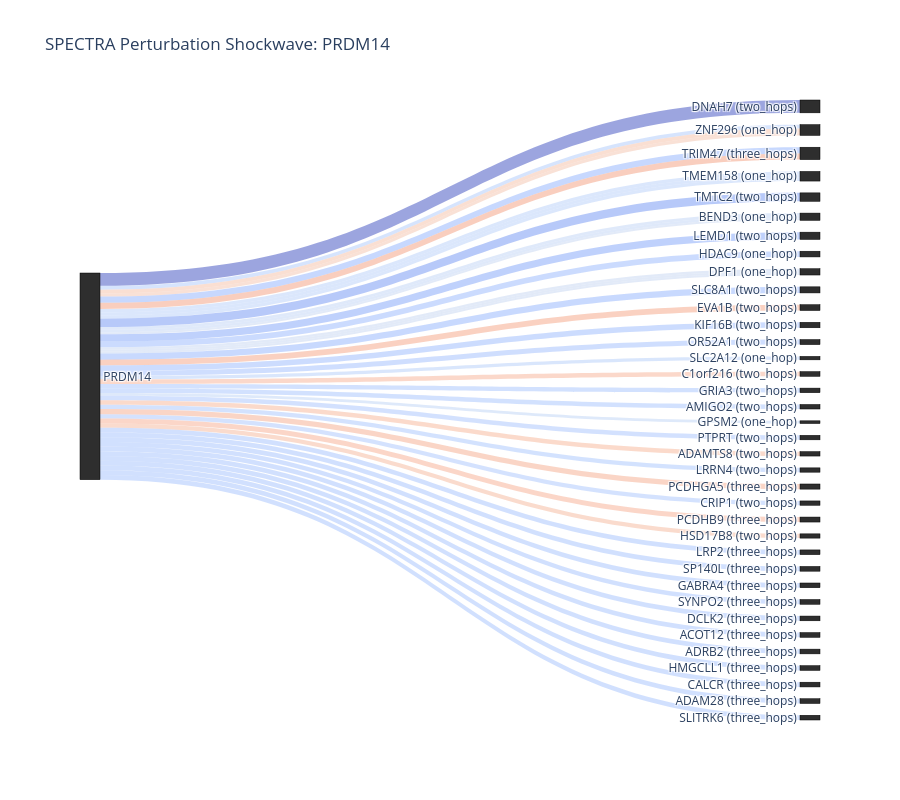

The code cell stored with this chart in its notebook:
### Code cell
import networkx as nx
import numpy as np
import matplotlib.pyplot as plt
import plotly.graph_objects as go
from tqdm import tqdm

# Assuming A_Agg, target_gene, minimum_signal, K_edges, idx_to_gene are already defined

labels = [target_gene]
label_to_idx = {target_gene: 0}
sources = []
targets = []
values = []
link_colors = []
link_customdata = [] # For tooltips

all_signed_weights = []

# --- Step 1: Collect top edges and establish global color bounds ---
top_edges_dict = {}
for current_hop in A_Agg.keys():
    A = A_Agg[current_hop]
    A_dense = A.cpu().detach().numpy()
    A_dense[np.abs(A_dense) < minimum_signal] = 0.0
    
    attention_graph = nx.from_numpy_array(A_dense, create_using=nx.DiGraph)
    attention_graph = nx.relabel_nodes(attention_graph, idx_to_gene)
    attention_graph.remove_edges_from(nx.selfloop_edges(attention_graph))
    
    try:
        subgraph = nx.ego_graph(attention_graph, target_gene, radius=1, center=True)
        edges_with_weights = [
            (u, v, data['weight'], abs(data['weight'])) 
            for u, v, data in subgraph.edges(data=True)
        ]
        # Sort by absolute magnitude
        edges_with_weights.sort(key=lambda x: x[3], reverse=True)
        top_edges = edges_with_weights[:K_edges]
        top_edges_dict[current_hop] = top_edges
        
        all_signed_weights.extend([w for _, _, w, _ in top_edges])
    except nx.NodeNotFound:
        top_edges_dict[current_hop] = []

# Define bounds for the coolwarm colormap
max_abs_w = max([abs(w) for w in all_signed_weights]) if all_signed_weights else 1.0
vmin, vmax = -max_abs_w, max_abs_w

def get_rgba_color(weight, vmin, vmax, alpha=0.5):
    """Maps a signed weight to a coolwarm RGBA string for Plotly."""
    norm_w = (weight - vmin) / (vmax - vmin)
    rgba = plt.cm.coolwarm(norm_w)
    return f'rgba({int(rgba[0]*255)}, {int(rgba[1]*255)}, {int(rgba[2]*255)}, {alpha})'

# --- Step 2: Build the Sankey Nodes and Links ---
for current_hop, top_edges in top_edges_dict.items():
    for u, v, w, abs_w in top_edges:
        # Suffix the target node so Plotly places them in distinct sequential columns
        target_name = f"{v} ({current_hop})"
        
        if target_name not in label_to_idx:
            label_to_idx[target_name] = len(labels)
            labels.append(target_name)
            
        sources.append(label_to_idx[target_gene])
        targets.append(label_to_idx[target_name])
        values.append(abs_w)  # Sankey thickness must be positive
        link_colors.append(get_rgba_color(w, vmin, vmax))
        link_customdata.append(w) # Store original signed weight for hover details

# --- Step 3: Render the Interactive Figure ---
fig = go.Figure(data=[go.Sankey(
    node = dict(
        pad = 15,
        thickness = 20,
        line = dict(color = "black", width = 0.5),
        label = labels,
        color = "#2E2E2E" # Dark grey for the nodes
    ),
    link = dict(
        source = sources,
        target = targets,
        value = values,
        color = link_colors,
        customdata = link_customdata,
        # Customize the hover tooltip to show exact biological logic
        hovertemplate = '<b>%{source.label}</b> \u2192 <b>%{target.label}</b><br>Signal Strength: %{value:.4f}<br>Learned Weight: %{customdata:.4f}<extra></extra>'
    )
)])

fig.update_layout(
    title_text=f"SPECTRA Perturbation Shockwave: {target_gene}",
    font_size=12,
    height=800,
    plot_bgcolor='white'
)

fig.show()

### Figure 1 — Plotly figure (JSON) as saved in the notebook; plotly's stock layout.template omitted (floating-point values rounded to 4 significant figures)
{"data": [{"link": {"color": ["rgba(151, 184, 254, 0.5)", "rgba(174, 201, 252, 0.5)", "rgba(245, 191, 165, 0.5)", "rgba(180, 205, 250, 0.5)", "rgba(183, 207, 249, 0.5)", "rgba(183, 207, 249, 0.5)", "rgba(183, 207, 249, 0.5)", "rgba(244, 196, 173, 0.5)", "rgba(190, 211, 245, 0.5)", "rgba(192, 211, 245, 0.5)", "rgba(192, 211, 245, 0.5)", "rgba(197, 213, 242, 0.5)", "rgba(197, 213, 242, 0.5)", "rgba(197, 213, 242, 0.5)", "rgba(198, 214, 241, 0.5)", "rgba(58, 76, 192, 0.5)", "rgba(113, 148, 244, 0.5)", "rgba(128, 164, 250, 0.5)", "rgba(145, 179, 254, 0.5)", "rgba(246, 163, 132, 0.5)", "rgba(153, 186, 254, 0.5)", "rgba(159, 190, 254, 0.5)", "rgba(247, 178, 149, 0.5)", "rgba(166, 195, 253, 0.5)", "rgba(166, 195, 253, 0.5)", "rgba(167, 196, 253, 0.5)", "rgba(247, 181, 152, 0.5)", "rgba(168, 197, 253, 0.5)", "rgba(170, 198, 253, 0.5)", "rgba(246, 183, 156, 0.5)", "rgba(144, 178, 254, 0.5)", "rgba(244, 157, 126, 0.5)", "rgba(246, 171, 141, 0.5)", "rgba(247, 174, 145, 0.5)", "rgba(163, 193, 254, 0.5)", "rgba(163, 193, 254, 0.5)", "rgba(163, 193, 254, 0.5)", "rgba(163, 193, 254, 0.5)", "rgba(163, 193, 254, 0.5)", "rgba(163, 193, 254, 0.5)", "rgba(163, 193, 254, 0.5)", "rgba(163, 193, 254, 0.5)", "rgba(163, 193, 254, 0.5)", "rgba(163, 193, 254, 0.5)", "rgba(163, 193, 254, 0.5)"], "customdata": [-0.1111, -0.07692, 0.07038, -0.06667, -0.0625, -0.0625, -0.06249, 0.06225, -0.05263, -0.05, -0.04976, -0.04167, -0.04167, -0.04158, -0.03905, -0.2498, -0.1637, -0.141, -0.1184, 0.1126, -0.1061, -0.09778, 0.09083, -0.0889, -0.08792, -0.08727, 0.08603, -0.08411, -0.08393, 0.083, -0.121, 0.1204, 0.1, 0.097, -0.09198, -0.09198, -0.09198, -0.09198, -0.09198, -0.09198, -0.09198, -0.09198, -0.09198, -0.09198, -0.09198], "hovertemplate": "<b>%{source.label}</b> → <b>%{target.label}</b><br>Signal Strength: %{value:.4f}<br>Learned Weight: %{customdata:.4f}<extra></extra>", "source": [0, 0, 0, 0, 0, 0, 0, 0, 0, 0, 0, 0, 0, 0, 0, 0, 0, 0, 0, 0, 0, 0, 0, 0, 0, 0, 0, 0, 0, 0, 0, 0, 0, 0, 0, 0, 0, 0, 0, 0, 0, 0, 0, 0, 0], "target": [1, 2, 2, 3, 4, 4, 4, 2, 5, 6, 6, 7, 7, 6, 7, 8, 9, 10, 11, 12, 13, 14, 15, 16, 17, 18, 19, 20, 21, 22, 23, 23, 24, 25, 26, 27, 28, 29, 30, 31, 32, 33, 34, 35, 36], "value": [0.1111, 0.07692, 0.07038, 0.06667, 0.0625, 0.0625, 0.06249, 0.06225, 0.05263, 0.05, 0.04976, 0.04167, 0.04167, 0.04158, 0.03905, 0.2498, 0.1637, 0.141, 0.1184, 0.1126, 0.1061, 0.09778, 0.09083, 0.0889, 0.08792, 0.08727, 0.08603, 0.08411, 0.08393, 0.083, 0.121, 0.1204, 0.1, 0.097, 0.09198, 0.09198, 0.09198, 0.09198, 0.09198, 0.09198, 0.09198, 0.09198, 0.09198, 0.09198, 0.09198]}, "node": {"color": "#2E2E2E", "label": ["PRDM14", "HDAC9 (one_hop)", "ZNF296 (one_hop)", "SLC2A12 (one_hop)", "TMEM158 (one_hop)", "GPSM2 (one_hop)", "BEND3 (one_hop)", "DPF1 (one_hop)", "DNAH7 (two_hops)", "TMTC2 (two_hops)", "LEMD1 (two_hops)", "SLC8A1 (two_hops)", "EVA1B (two_hops)", "KIF16B (two_hops)", "OR52A1 (two_hops)", "C1orf216 (two_hops)", "GRIA3 (two_hops)", "AMIGO2 (two_hops)", "PTPRT (two_hops)", "ADAMTS8 (two_hops)", "LRRN4 (two_hops)", "CRIP1 (two_hops)", "HSD17B8 (two_hops)", "TRIM47 (three_hops)", "PCDHGA5 (three_hops)", "PCDHB9 (three_hops)", "LRP2 (three_hops)", "SP140L (three_hops)", "GABRA4 (three_hops)", "SYNPO2 (three_hops)", "DCLK2 (three_hops)", "ACOT12 (three_hops)", "ADRB2 (three_hops)", "HMGCLL1 (three_hops)", "CALCR (three_hops)", "ADAM28 (three_hops)", "SLITRK6 (three_hops)"], "line": {"color": "black", "width": 0.5}, "pad": 15, "thickness": 20}, "type": "sankey"}], "layout": {"font": {"size": 12}, "height": 800, "plot_bgcolor": "white", "title": {"text": "SPECTRA Perturbation Shockwave: PRDM14"}}}
